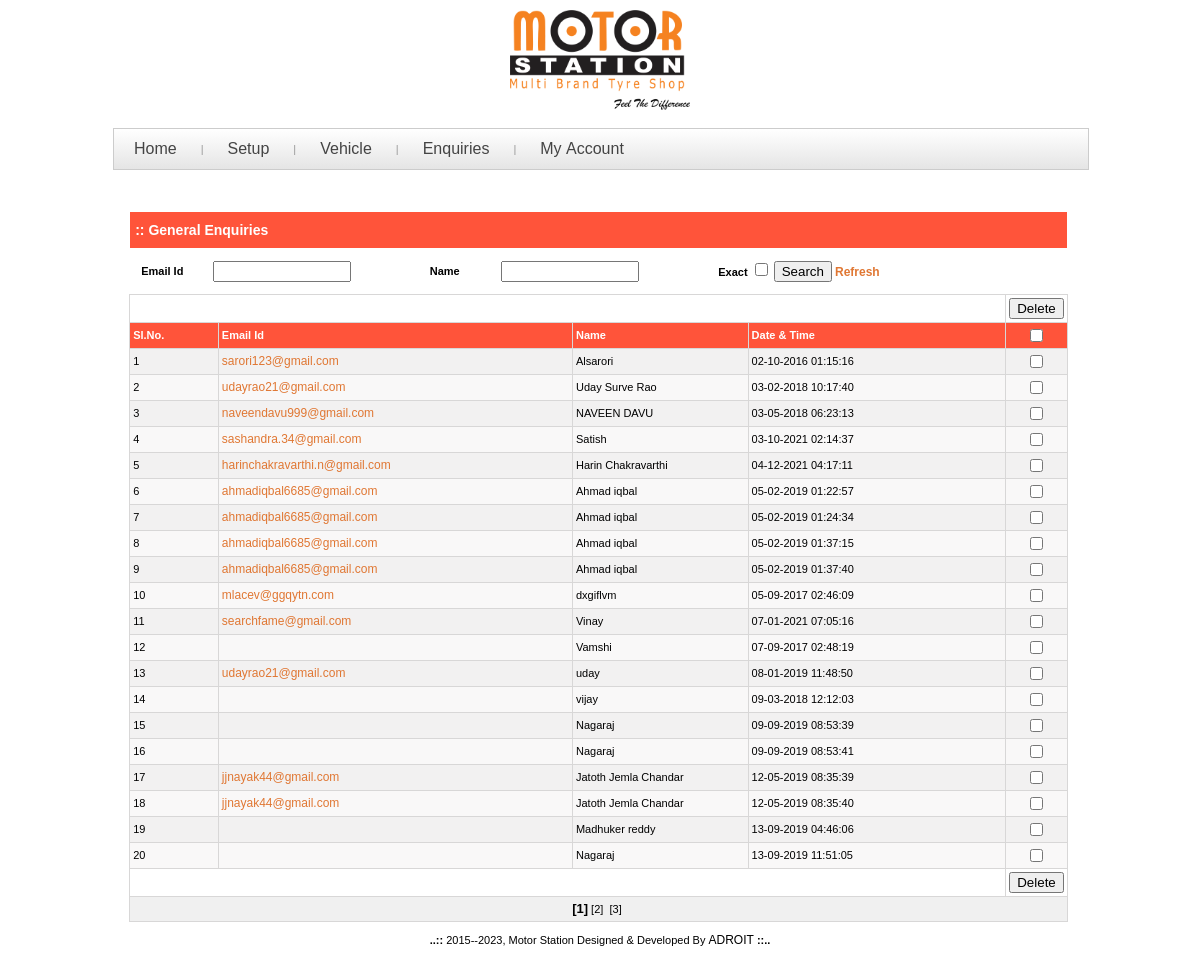
The app's page /admin/vw_all_enquiry.php (signed in) with its own data.
### tables this page shows
CREATE TABLE `gnrlenqry_mst` (
  `gnrlenqrym_id` int(15) NOT NULL,
  `gnrlenqrym_emailid` varchar(250) DEFAULT NULL,
  `gnrlenqrym_name` varchar(250) DEFAULT NULL,
  `gnrlenqrym_phno` varchar(250) DEFAULT NULL,
  `gnrlenqrym_vchl` varchar(250) DEFAULT NULL,
  `gnrlenqrym_typ` char(1) DEFAULT NULL,
  `gnrlenqrym_srvs` varchar(250) DEFAULT NULL,
  `gnrlenqrym_addr` text,
  `gnrlenqrym_prty` int(15) DEFAULT NULL,
  `gnrlenqrym_sts` char(1) DEFAULT NULL,
  `gnrlenqrym_crtdon` datetime DEFAULT NULL,
  `gnrlenqrym_crtdby` varchar(250) DEFAULT NULL,
  `gnrlenqrym_mdfdon` datetime DEFAULT NULL,
  `gnrlenqrym_mdfdby` varchar(250) DEFAULT NULL
);

### includes/inc_paging1.php (called while the page is built, shortened)
<?php
     $pgnum     = 1;
	 $cntstart  = 0;
	 $offset = ($pgnum - 1) * $rowsprpg;
?>

### admin/vw_all_enquiry.php (the view, shortened to what this page needs)
<?php
	  include_once "../includes/inc_connection.php";
	  include_once '../includes/inc_paging_functions.php';
   		$rowsprpg  = 20;
		include_once '../includes/inc_paging1.php';
?>
<!DOCTYPE HTML PUBLIC "-//W3C//DTD HTML 4.01 Transitional//EN"
"http://www.w3.org/TR/html4/loose.dtd">
<html>
<head>
	<link href="style_admin.css" rel="stylesheet" type="text/css">
</head>
<body onLoad="onLoad();chng()">
<?php include_once ('../includes/inc_adm_header.php');?>
<?php include_once ('../includes/inc_adm_leftlinks.php'); ?>
<table width="1000px"  border="0" align="center" cellpadding="0" cellspacing="0">
  <tr>
    <td>&nbsp;</td>
    <td>&nbsp;</td>
  </tr>
  <tr>
    <td valign="top">
		<table width="1000px"  border="0" cellspacing="5" cellpadding="1">
      <tr>
	  	<td height="400" valign="top">
			  <form method="POST" action="" name="frmtsk" id="frmtsk" bgcolor="#f0f0f0">
			  <table  width="95%" border="0" align="center" cellpadding="5" cellspacing="1" bgcolor="#FFFFFF">
				 <tr class='white'>
					<td height="26" colspan="4" bgcolor="#FF543A"><span class="heading"><strong>:: General Enquiries</strong></span><br>
				   </td>
				</tr>
				<tr valign="top">
				 <td colspan="12" bgcolor="#fff">
				 	<table border="0" width="100%" height="100%" align="center" cellpadding="3" valign="top" cellspacing="3" >
						<tr bgcolor="#fff">
							<td width='5%' align='left'><strong>Email Id</strong></td>
							<td width='15%' align='left'><input type="text" name="txtsrchcd" id="txtsrchcd" style="width:130px" value="<?php if(isset($_REQUEST['txtsrchcd']) && (trim($_REQUEST['txtsrchcd'])!="")){echo $_REQUEST['txtsrchcd'];}else{echo "";}?>">
							</td>
							<td width='5%' align='left'><strong>Name</strong></td>
							<td width='15%' align='left'><input type="text" name="txtsrchnm" id="txtsrchnm" style="width:130px" value="<?php if(isset($_REQUEST['txtsrchnm']) && (trim($_REQUEST['txtsrchnm'])!="")){echo $_REQUEST['txtsrchnm'];}else{echo "";}?>">
							</td>
						<td width="25%" align="left">
						<strong>Exact</strong>
							<input type="checkbox" name="chkexact" value="1"<?php if(isset($_POST['chkexact']) && (trim($_POST['chkexact'])==1)){ echo 'checked';}elseif(isset($_REQUEST['chk']) && (trim($_REQUEST['chk'])=='y')){echo 'checked';}?>>
						<input name="button" type="button" class="textfeild" onClick="validate()" value="Search">
                        	<a href="vw_all_feedback.php" class="leftlinks"><strong>Refresh</strong></a>						                        </td>
						</tr>
				   </table>
				  </td></tr>
			</table>
              <table width="95%" align='center' border="0" cellpadding="3" cellspacing="1" bgcolor="#D8D7D7">
			 <tr  bgcolor="#fff">
                <td bgcolor="#fff" colspan="4">&nbsp;</td>
                <td width="7%" align="center" valign="bottom" >
			      <input name="btndel" id="btndel" type="button"  value="Delete" onClick="deleteall('hidchkval','frmtsk','chkdlt');" class="" ></td>
              </tr>
              <tr class="white" >
               <td width="10%" align="left" bgcolor="#FF543A"><strong>Sl.No.</strong></td>
              	<td width="40%" bgcolor="#FF543A" align="left"><strong>Email Id</strong></td>
				 <td width="20%" bgcolor="#FF543A" align="left"><strong>Name</strong></td>
				<td width="30%" bgcolor="#FF543A" align="left"><strong>Date & Time</strong>
                <td width="7%" align="center" bgcolor="#FF543A"><strong>
				<input type="checkbox" name="Check_dctr"  id="Check_dctr" value="yes" onClick="Check(document.frmtsk.chkdlt,'Check_dctr')"></strong></td>
              </tr>
	        <?php
			$sqrypncd_mst1="select
								gnrlenqrym_id,gnrlenqrym_name,gnrlenqrym_emailid, date_format(gnrlenqrym_crtdon,'%d-%m-%Y %h:%i:%s') as gnrlenqrym_crtdon
						   from
								gnrlenqry_mst
						   where
								gnrlenqrym_id != '' ";
			$sqrypncd_mst = $sqrypncd_mst1." order by gnrlenqrym_crtdon limit $offset,$rowsprpg";
			$srspncd_mst  = mysqli_query($conn,$sqrypncd_mst);
			$serchres=mysqli_num_rows($srspncd_mst);
			if($serchres > 0){
				$cnt = $offset;
				while($rowspncd_mst=mysqli_fetch_assoc($srspncd_mst)){
				$cnt+=1;
			?>
			<tr <?php if($cnt%2==0){echo "bgcolor='#f9f8f8'";}else{echo "bgcolor='#F2F1F1'";}?>>
				<td  align="left"><?php echo $cnt;?></td>
				<td  align="left"><a href="view_enquiry_detail.php?edit=<?php echo $rowspncd_mst['gnrlenqrym_id'];?>&pg=<?php echo $pgnum;?>&countstart=<?php echo $cntstart.$loc;?>" class="leftlinks"><?php echo $rowspncd_mst['gnrlenqrym_emailid'];?></a></td>
              	<td align="left"><?php echo $rowspncd_mst['gnrlenqrym_name'];?></td>
				<td  align="left"><?php echo $rowspncd_mst['gnrlenqrym_crtdon'];?></td>
					<td align="center">
					<input type="checkbox" name="chkdlt"  id="chkdlt" value="<?php echo $rowspncd_mst['gnrlenqrym_id'];?>"></td>
				  </tr>
				  <?php
					}
					?>
					<tr>
                  <td bgcolor="#fff" colspan="4">&nbsp;</td>
                  <td width="9%" align="center" valign="bottom" bgcolor="#fff" >
                      <input name="btndel" id="btndel" type="button" value="Delete" onClick="deleteall('hidchkval','frmtsk','chkdlt');" class="">
                  </td>
                </tr>
				<?php
				$disppg = funcDispPag('paging',$loc,$sqrypncd_mst1,$rowsprpg,$cntstart, $pgnum, $conn);
					if($disppg != ""){
						$disppg = "<tr  bgcolor='#f0f0f0'><td colspan='9' align='center'>$disppg</td></tr>";
						echo $disppg;
					}
				}
				else{
					echo "<tr bgcolor><td colspan='9' align='center' bgcolor='#f0f0f0' >
					<font color='#fda33a'><b>Record not found</b></font></td></tr>";
				}
			  ?>
            </table>
          </form>
		  </td>
       </tr>
    </table></td>
  </tr>
</table>
<?php include_once '../includes/inc_adm_footer.php';?>
</body>
</html>

### admin/style_admin.css (style rules this page uses)
body { background:#fff; margin-left: 0px; margin-top: 0px; margin-right: 0px; margin-bottom: 0px; }
table { font-family: Verdana, Arial, Helvetica, sans-serif; font-size: 11px; color: #000; line-height: 17px; }
.leftlinks { font-family: Verdana, Arial, Helvetica, sans-serif; font-size: 12px; color: #E07733; font-weight:; text-decoration:none; }
.heading { font-family: Verdana, Arial, Helvetica, sans-serif; font-size: 14px; font-style: normal; line-height: 18px; font-weight: bold; }
.white { color:#fff !important }

### admin/admin_menu.css (style rules this page uses)
body { background:url(../images/seamless_leaf_pattern_01.jpg) repeat scroll 0 0; margin-left: 0px; margin-top: 0px; margin-right: 0px; margin-bottom: 0px; }

### records on screen
gnrlenqry_mst: gnrlenqrym_emailid "sarori123@gmail.com", gnrlenqrym_name "Alsarori", gnrlenqrym_crtdon "02-10-2016 01:15:16"
gnrlenqry_mst: gnrlenqrym_emailid "udayrao21@gmail.com", gnrlenqrym_name "Uday Surve Rao", gnrlenqrym_crtdon "03-02-2018 10:17:40"
gnrlenqry_mst: gnrlenqrym_emailid "naveendavu999@gmail.com", gnrlenqrym_name "NAVEEN DAVU", gnrlenqrym_crtdon "03-05-2018 06:23:13"
gnrlenqry_mst: gnrlenqrym_emailid "sashandra.34@gmail.com", gnrlenqrym_name "Satish", gnrlenqrym_crtdon "03-10-2021 02:14:37"
gnrlenqry_mst: gnrlenqrym_emailid "harinchakravarthi.n@gmail.com", gnrlenqrym_name "Harin Chakravarthi", gnrlenqrym_crtdon "04-12-2021 04:17:11"
gnrlenqry_mst: gnrlenqrym_emailid "ahmadiqbal6685@gmail.com", gnrlenqrym_name "Ahmad iqbal", gnrlenqrym_crtdon "05-02-2019 01:22:57"
gnrlenqry_mst: gnrlenqrym_emailid "ahmadiqbal6685@gmail.com", gnrlenqrym_name "Ahmad iqbal", gnrlenqrym_crtdon "05-02-2019 01:24:34"
gnrlenqry_mst: gnrlenqrym_emailid "ahmadiqbal6685@gmail.com", gnrlenqrym_name "Ahmad iqbal", gnrlenqrym_crtdon "05-02-2019 01:37:15"
gnrlenqry_mst: gnrlenqrym_emailid "ahmadiqbal6685@gmail.com", gnrlenqrym_name "Ahmad iqbal", gnrlenqrym_crtdon "05-02-2019 01:37:40"
gnrlenqry_mst: gnrlenqrym_emailid "mlacev@ggqytn.com", gnrlenqrym_name "dxgiflvm", gnrlenqrym_crtdon "05-09-2017 02:46:09"
gnrlenqry_mst: gnrlenqrym_emailid "searchfame@gmail.com", gnrlenqrym_name "Vinay", gnrlenqrym_crtdon "07-01-2021 07:05:16"
gnrlenqry_mst: gnrlenqrym_name "Vamshi", gnrlenqrym_crtdon "07-09-2017 02:48:19"
gnrlenqry_mst: gnrlenqrym_emailid "udayrao21@gmail.com", gnrlenqrym_name "uday", gnrlenqrym_crtdon "08-01-2019 11:48:50"
gnrlenqry_mst: gnrlenqrym_name "vijay", gnrlenqrym_crtdon "09-03-2018 12:12:03"
gnrlenqry_mst: gnrlenqrym_name "Nagaraj", gnrlenqrym_crtdon "09-09-2019 08:53:39"
gnrlenqry_mst: gnrlenqrym_name "Nagaraj", gnrlenqrym_crtdon "09-09-2019 08:53:41"
gnrlenqry_mst: gnrlenqrym_emailid "jjnayak44@gmail.com", gnrlenqrym_name "Jatoth Jemla Chandar", gnrlenqrym_crtdon "12-05-2019 08:35:39"
gnrlenqry_mst: gnrlenqrym_emailid "jjnayak44@gmail.com", gnrlenqrym_name "Jatoth Jemla Chandar", gnrlenqrym_crtdon "12-05-2019 08:35:40"
gnrlenqry_mst: gnrlenqrym_name "Madhuker reddy", gnrlenqrym_crtdon "13-09-2019 04:46:06"
gnrlenqry_mst: gnrlenqrym_name "Nagaraj", gnrlenqrym_crtdon "13-09-2019 11:51:05"

### other values on screen
$pgftr "2015--2023, Motor Station Designed & Developed By"
